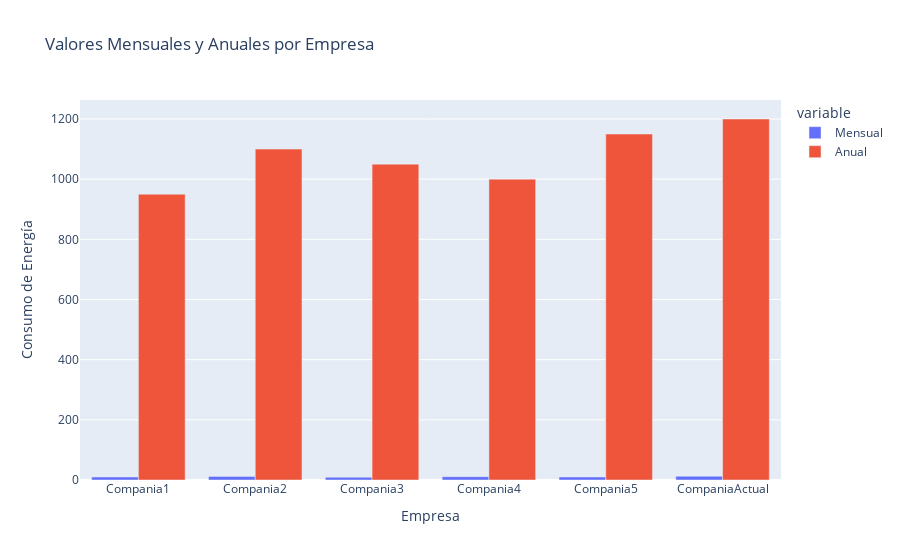

Notebook code for this chart:
### Code cell
data = {
    'Empresa': ['Compania1', 'Compania2', 'Compania3', 'Compania4', 'Compania5', 'CompaniaActual'],
    'Mensual': [10, 12, 9, 11, 10, 12.5],
    'Anual': [950, 1100, 1050, 1000, 1150, 1200],
}

df = pd.DataFrame(data)

fig = px.bar(df, x='Empresa', y=['Mensual', 'Anual'], barmode='group',
             title='Valores Mensuales y Anuales por Empresa',
             labels={'value': 'Consumo de Energía', 'Empresa': 'Empresa'},
             )
fig.show()

### Figure 1 — Plotly figure (JSON) as saved in the notebook; plotly's stock layout.template omitted (floating-point values rounded to 4 significant figures)
{"data": [{"alignmentgroup": "True", "hovertemplate": "variable=Mensual<br>Empresa=%{x}<br>Consumo de Energía=%{y}<extra></extra>", "legendgroup": "Mensual", "marker": {"color": "#636efa", "pattern": {"shape": ""}}, "name": "Mensual", "offsetgroup": "Mensual", "orientation": "v", "showlegend": true, "textposition": "auto", "type": "bar", "x": ["Compania1", "Compania2", "Compania3", "Compania4", "Compania5", "CompaniaActual"], "xaxis": "x", "y": [10, 12, 9, 11, 10, 12.5], "yaxis": "y"}, {"alignmentgroup": "True", "hovertemplate": "variable=Anual<br>Empresa=%{x}<br>Consumo de Energía=%{y}<extra></extra>", "legendgroup": "Anual", "marker": {"color": "#EF553B", "pattern": {"shape": ""}}, "name": "Anual", "offsetgroup": "Anual", "orientation": "v", "showlegend": true, "textposition": "auto", "type": "bar", "x": ["Compania1", "Compania2", "Compania3", "Compania4", "Compania5", "CompaniaActual"], "xaxis": "x", "y": [950, 1100, 1050, 1000, 1150, 1200], "yaxis": "y"}], "layout": {"barmode": "group", "legend": {"title": {"text": "variable"}, "tracegroupgap": 0}, "title": {"text": "Valores Mensuales y Anuales por Empresa"}, "xaxis": {"anchor": "y", "domain": [0, 1], "title": {"text": "Empresa"}}, "yaxis": {"anchor": "x", "domain": [0, 1], "title": {"text": "Consumo de Energía"}}}}
